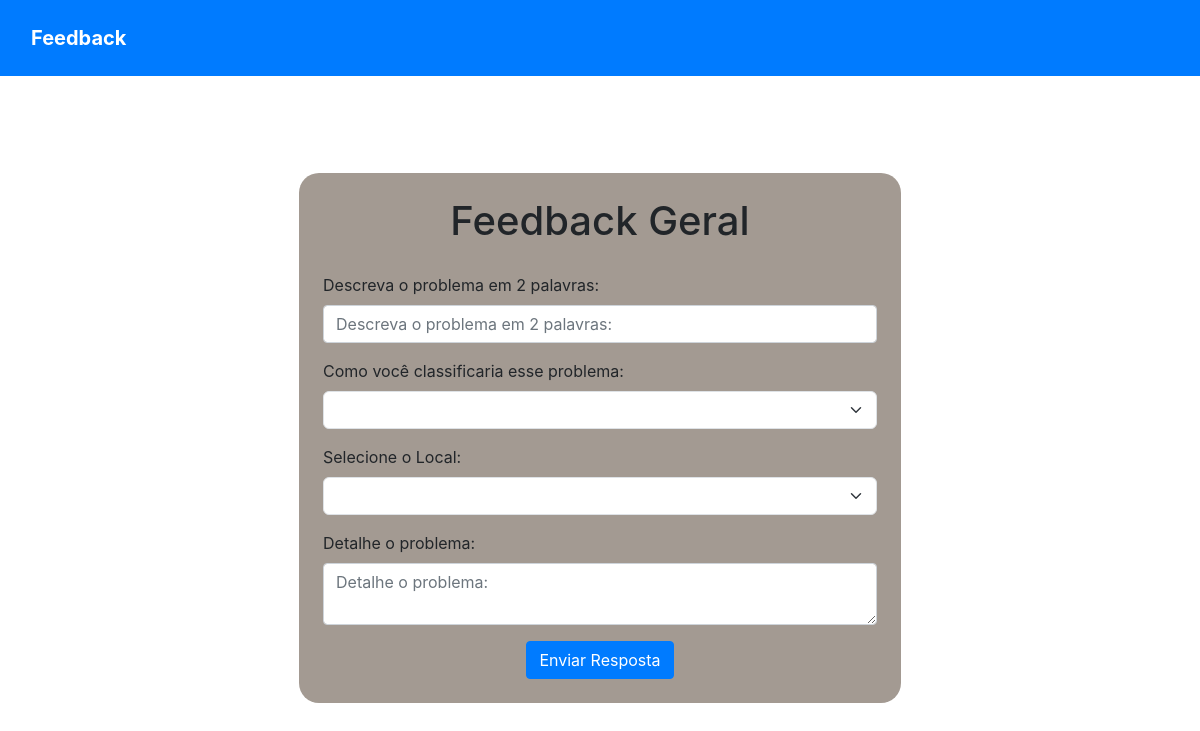
The app's page /ver_form/0/, older data.
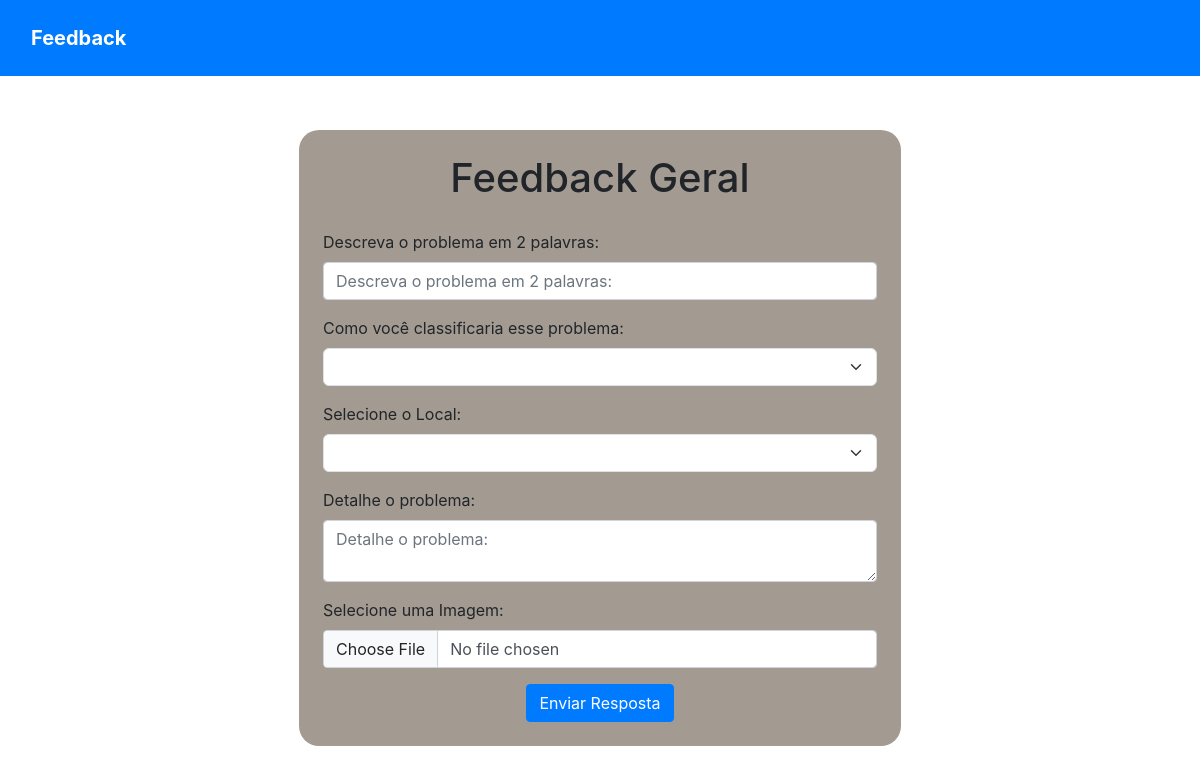
The same page, newer data.
### feedback/models.py (models this page shows, shortened)
class questionario(models.Model):
    nome = models.CharField(max_length=255 ,null=True)
    link = models.CharField(max_length=25, null=True)
    link_resposta = models.CharField(max_length=25, null=True)
    class Meta:
        verbose_name = _("Questionário")
        verbose_name_plural = _("Questionário")

class questao(models.Model):
    titulo = models.TextField(null=True, verbose_name="Nome")
    tipo = models.ForeignKey(tipo, on_delete=models.DO_NOTHING)
    questionario_id = models.ForeignKey(questionario, on_delete=models.DO_NOTHING)
    area = models.BooleanField(default=False, unique=False)
    local = models.BooleanField(default=False, unique=False)
    class Meta:
        verbose_name = _("Questão")
        verbose_name_plural = _("Questões")

### feedback/views.py (the view)
# urls.py: path('ver_form/<int:cod>/', ver_form, name="ver_form"),
def ver_form(request, cod):
    u_questionario = questionario.objects.get()
    if cod == 0:
        Eadm = False
    else:
        mails = feedback.objects.filter(area = cod)
        Eadm = True
    quests = questao.objects.filter(questionario_id=u_questionario)
    areas = area.objects.all()
    locais = local.objects.all()
    historic = feedback.objects.all()
    hoje = datetime.today().date().strftime('%d/%m/%Y')
    try:
        return render(
            request,
            "pagina2.html",
            {'u_questionario': u_questionario,
             'quests': quests,
             'areas': areas,
             'locais': locais,
             'mails': mails,
             'historic': historic,
             'Eadm': Eadm,
             'hoje': hoje}
        )
    except:
        return render(
            request,
            "pagina2.html",
            {'u_questionario': u_questionario,
             'quests': quests,
             'areas': areas,
             'locais': locais,
             'historic': historic,
             'Eadm': Eadm,
             'hoje': hoje}
        )

### feedback/models.py (called while the page is built)
    def __str__(self):
        return str(self.area)

    def __str__(self):
        return str(self.local)

    def __str__(self):
        return str(self.status)

### feedback/templates/pagina2.html (shortened to what this page needs)
<!DOCTYPE html>
<html lang="pt-br">
{% load static %}
<head>
    <link href="https://cdn.jsdelivr.net/npm/bootstrap@5.3.1/dist/css/bootstrap.min.css" rel="stylesheet"
>
    <link rel="stylesheet" href="https://maxcdn.bootstrapcdn.com/bootstrap/4.0.0/css/bootstrap.min.css">
    <link rel="stylesheet" href="{% static 'styles_feedback.css' %}">
    <link rel="stylesheet" href="https://unicons.iconscout.com/release/v4.0.0/css/line.css">
</head>
<body class="bg-gradient">
    <nav class="navbar navbar-expand-md navbar-dark bg-primary">
    <div class="container-fluid">
        <a class="navbar-brand me-0 me-md-auto fw-bold" href="#">
            Feedback
        </a>
        <div class="collapse navbar-collapse" id="navbarCollapse">
            <ul class="navbar-nav mx-auto">
                <li class="nav-item">
                    <a onclick="showSection('feedback')"></a>
                </li>
                <li class="nav-item">
                    <a id="loadData" onclick="showSection('historic')"></a>
                </li>
            </ul>
            <div class="col-12 col-md-2 text-md-end">
            </div>
        </div>
    </div>
</nav>
    <main class="d-flex">
            <section id='feedback' class="form-container">
                <form method="POST" action="{% url 'salvarAnswer' %}" class="p-4" onsubmit="atualizarCamposHidden()">
                    <div class="mb-1 d-flex flex-column align-items-center">
                        <h1 class="mb-4">{{ u_questionario.nome }}</h1>
                    </div>
                    {% for quest in quests %}
                    <div class="mb-3">
                        {% if quest.tipo.tipo == "Resposta Curta" %}
                        <label for="{{ quest.id }}" class="form-label bold">{{ quest.titulo }}</label>
                        <input type="text" name="{{ quest.id }}" id="{{ quest.id }}" placeholder="{{ quest.titulo }}"
                            class="form-control questao" required>
                        {% elif quest.tipo.tipo == "Dropdown" %}
                        <label for="{{ quest.id }}" class="form-label bold">{{ quest.titulo }}</label>
                        <select name="{{ quest.id }}" id="{{ quest.id }}" class="form-select questao" required>
                            <option value=""></option>
                            {% if quest.area %}
                            {% for area in areas %}
                            <option value="{{ area.id }}">{{ area.area }}</option>
                            {% endfor %}
                            {% elif quest.local %}
                            {% for local in locais %}
                            <option value="{{ local.id }}">{{ local.local }}</option>
                            {% endfor %}
                            {% endif %}
                        </select>
                        {% elif quest.tipo.tipo == "Resposta Longa" %}
                        <label for="{{ quest.id }}" class="form-label bold">{{ quest.titulo }}</label>
                        <textarea id="{{ quest.id }}" name="{{ quest.id }}" maxlength="3000" rows="2" cols="50" class="form-control questao"
                            placeholder="{{ quest.titulo }}" required ></textarea>
                        {% elif quest.tipo.tipo == "Imagem" %}
                        <label for="{{ quest.id }}" class="form-label bold">{{ quest.titulo }}</label>
                        <input type="file" name="{{ quest.id }}" id="{{ quest.id }}" accept="image/*" class="form-control questao">
                        {% endif %}
                    </div>
                    {% endfor %}
                    <div class="d-flex flex-column align-items-center">
                        <button type="submit" class="btn btn-primary">Enviar Resposta</button>
                    </div>
                </form>
            </section>
    </main>
</body>
</html>

### feedback/static/styles_feedback.css (style rules this page uses)
* { margin: 0; padding: 0; box-sizing: border-box; transition: 2s ease, opacity; }
body { height: 100vh; width: 100%; display: flex; flex-direction: column; }
:root { --container: #483D3F; --primary-color: #058ED9; --secondary-color: #F4EBD9; --complementary-color: #A39A92; --contrast-color: #77685D; }
main { flex: 1; justify-content: center; overflow: auto; }
.navbar-nav a { font-size: 40px; color: #fff; text-decoration: none; padding: 20px; text-align: center; }
section { max-height: 90%; opacity: 1; transition: opacity 0.5s ease, transform 0.5s ease; display: flex; }
#feedback { font-style: var(--container); border: none; width: auto; margin: auto; overflow-y: auto; max-height: fit-content; }
#feedback form { border-radius: 20px; background-color: var(--complementary-color); }

Row changes from the older to the newer data that the page shows:
added questao: titulo "Selecione uma Imagem:"
